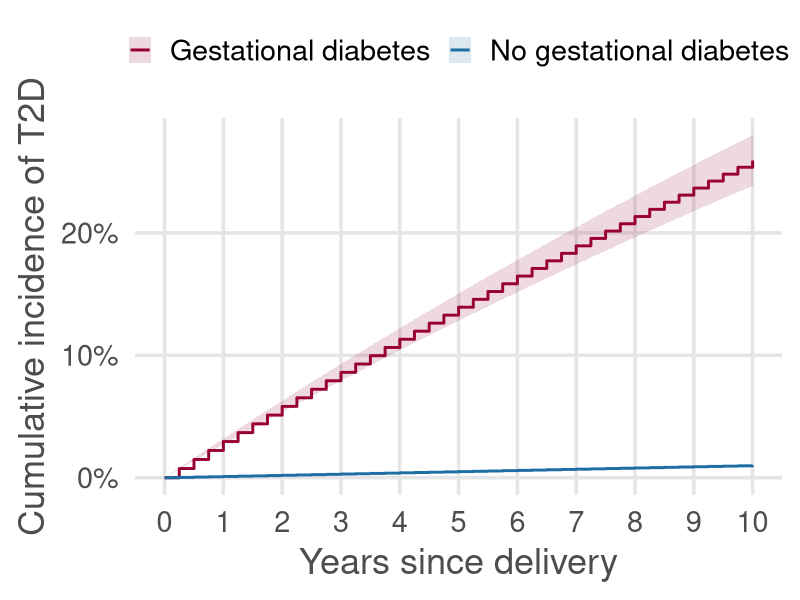
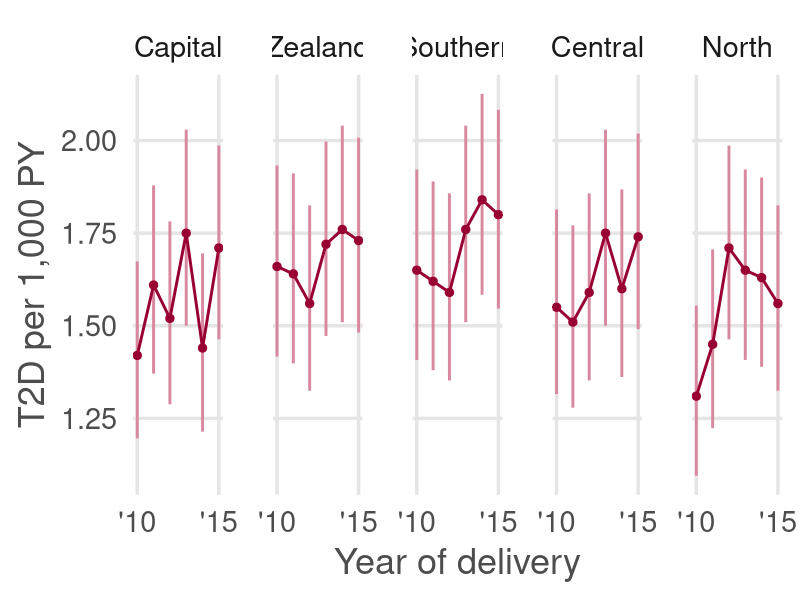
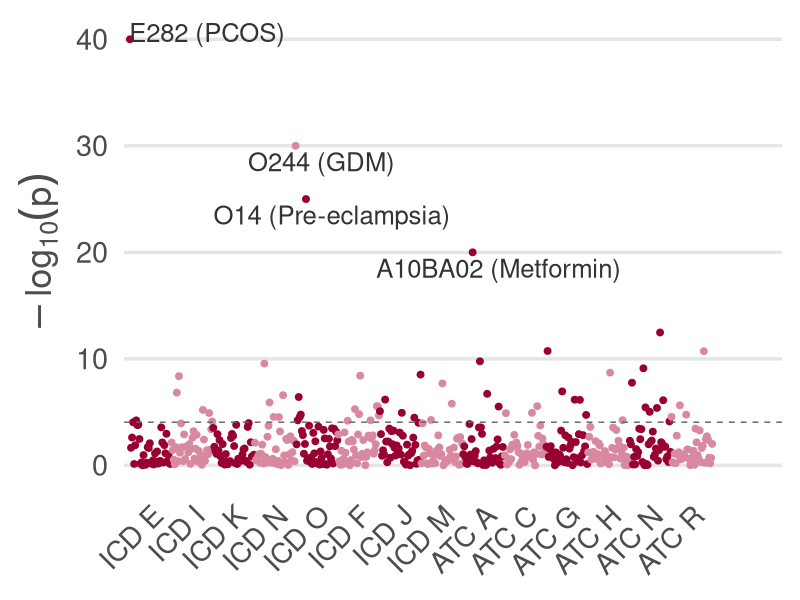
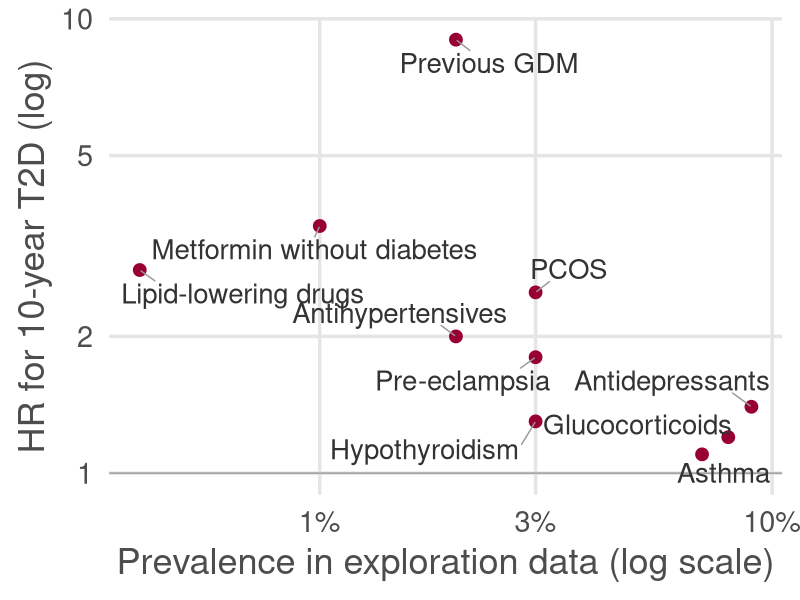
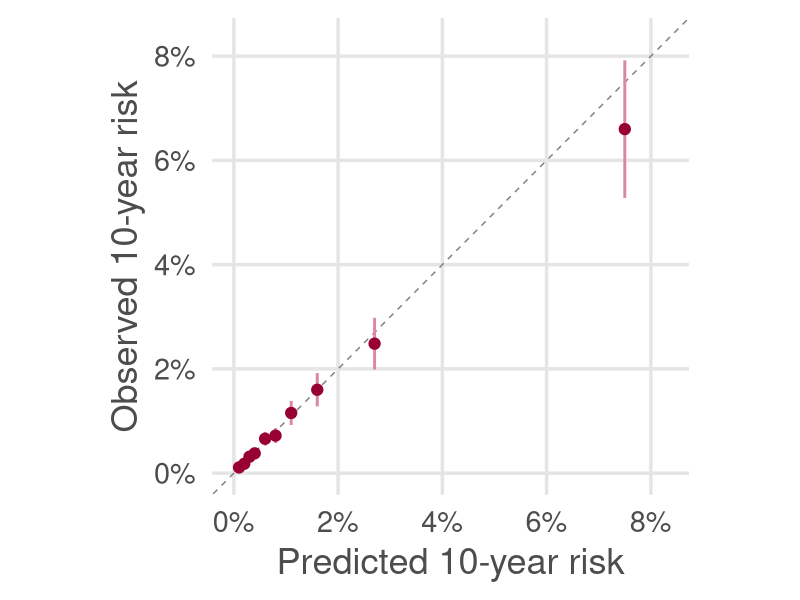
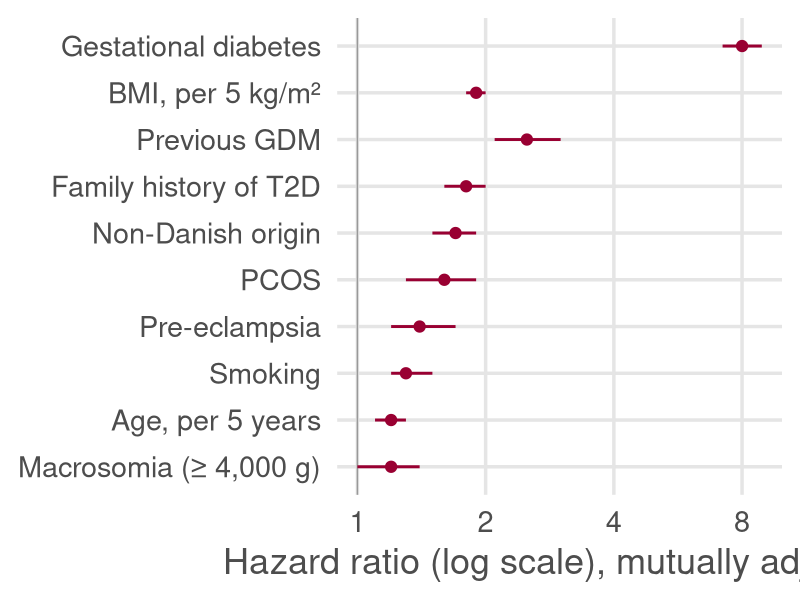
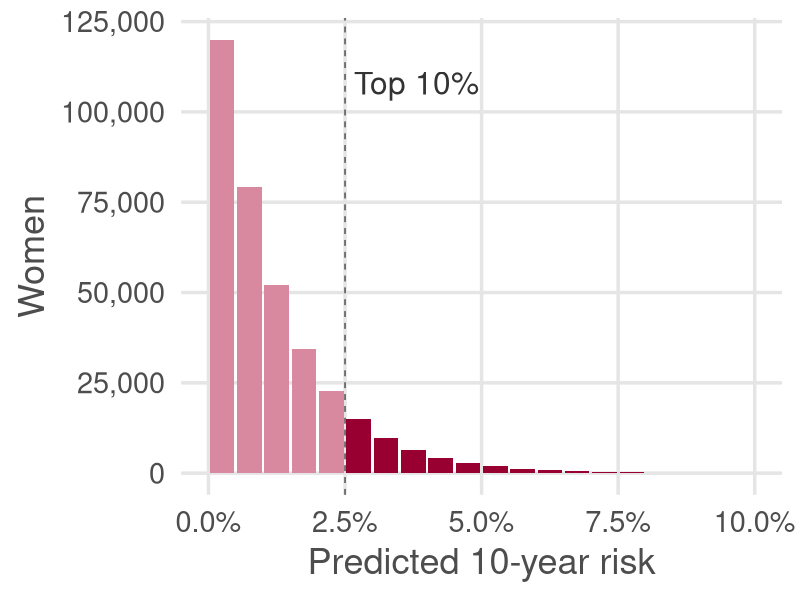

Reproduce these figures in R, in order.
## ---- chunk 1
#| label: setup
#| include: false

# ----------------------------------------------------------------------
# HOW TO ADJUST THIS DECK
#
# Leave a slide out:   add {visibility="hidden"} after its title, e.g.
#                      ## Calibration {visibility="hidden"}
#                      The slide still renders in the file but is skipped in the talk.
#                      To remove it for good, delete everything from its ## line to the next ## line.
#
# Swap in real results: every result slide starts from a small aggregated table, the kind you
#                      can export from DST (remember n < 5 suppression). Replace the tibble(...) or
#                      simulation code in the chunk with readRDS("your_file.rds"), keep the column
#                      names written in the comment, and delete the ::: {.sim-flag} block on that slide.
#
# Add a new result:    copy one of the three TEMPLATE slides at the end of "Preliminary findings"
#                      (figure from file, table from file, plot from an aggregated table), rename the
#                      title, point it at your file, delete {visibility="hidden"} and #| eval: false.
#
# Each result slide is self-contained, so deleting or reordering slides breaks nothing else.
# ----------------------------------------------------------------------

library(dplyr)
library(ggplot2)
library(kableExtra)
library(ggrepel)

# Colours: SDCA red, blue, amber (checked for colour-blind separation)
col_red   <- "#990032"
col_blue  <- "#1d6fa3"
col_amber <- "#c27a12"
col_pink  <- "#d9899f"

theme_wp2 <- theme_minimal(base_size = 26) +
  theme(
    panel.grid.minor = element_blank(),
    panel.grid.major = element_line(colour = "grey90"),
    axis.title = element_text(colour = "grey30"),
    legend.position = "top",
    legend.title = element_blank(),
    plot.title.position = "plot"
  )
theme_set(theme_wp2)

# Same table look as the EASD slides
kbl_wp2 <- function(x, font_size = 26, ...) {
  kbl(x, ...) |>
    kable_styling(bootstrap_options = c("striped", "condensed"),
                  font_size = font_size, full_width = FALSE)
}
## ---- chunk 2
#| label: t-registries
registries <- tibble::tribble(
  ~Registry,                        ~Coverage,                     ~`Used for`,
  "Population register (BEF)",      "CPR 1968; BEF 1980",          "Age, origin, family links",
  "Education, income (UDDA, IND)",  "Annual from 1980",            "Socioeconomic position",
  "Patient Registry (LPR)",         "Outpatient from 1995",        "Diagnoses, GDM, delivery",
  "Medical Birth Register (MFR)",   "1973; BMI from 2003",         "Pregnancy, BMI, newborn",
  "Prescription Registry (LMDB)",   "From 1995",                   "All medication, OSDC",
  "Laboratory Results (RLRR)",      "Regional, Oct 2013-Jul 2015", "HbA1c, lipids, CRP, OGTT",
  "Health Service Registry (SSSY)", "SYSI 1990; SSSY 2006",        "Podiatry in OSDC"
)
kbl_wp2(registries, font_size = 26)
## ---- chunk 3
#| label: t-baseline
# Export from DST: one row per characteristic, already formatted as text
# Columns: Characteristic, Total, `Type 2 diabetes`, `No type 2 diabetes`
tab1 <- tibble::tribble(
  ~Characteristic,                ~Total,             ~`Type 2 diabetes`,  ~`No type 2 diabetes`,
  "Deliveries, n",                "350,000",          "5,000",             "345,000",
  "Age at delivery (years)",      "30.5 (5.0)",       "32.0 (5.5)",        "30.5 (5.0)",
  "BMI, first visit (kg/m²)",     "24.0 (4.5)",       "30.0 (6.0)",        "24.0 (4.5)",
  "Smoking, first visit",         "30,000 (8.6%)",    "700 (14.0%)",       "29,300 (8.5%)",
  "Primiparous",                  "150,000 (42.9%)",  "1,900 (38.0%)",     "148,100 (42.9%)",
  "Gestational diabetes",         "10,000 (2.9%)",    "1,800 (36.0%)",     "8,200 (2.4%)",
  "Pre-eclampsia",                "10,000 (2.9%)",    "300 (6.0%)",        "9,700 (2.8%)",
  "Non-Danish origin",            "60,000 (17.1%)",   "1,600 (32.0%)",     "58,400 (16.9%)"
)

kbl_wp2(tab1, font_size = 26) |>
  column_spec(2:4, extra_css = "white-space: nowrap;") |>
  footnote(general = "Categorical variables: n (%). Continuous variables: mean (SD).",
           general_title = "")
## ---- chunk 4
#| label: t-incidence
# Export from DST: events and person-years by group
inc <- tibble::tribble(
  ~Group,                    ~n,      ~events, ~py,
  "All deliveries",          350000,  5000,    3300000,
  "Gestational diabetes",    10000,   1800,    85000,
  "No gestational diabetes", 340000,  3200,    3215000
)

inc |>
  mutate(
    `Events, n (%)`         = sprintf("%s (%.1f%%)", format(events, big.mark = ","), 100 * events / n),
    `Rate per 1,000 PY`     = sprintf("%.1f", 1000 * events / py),
    `95% CI`                = sprintf("%.1f to %.1f",
                                      1000 * qchisq(0.025, 2 * events) / 2 / py,
                                      1000 * qchisq(0.975, 2 * (events + 1)) / 2 / py),
    n = format(n, big.mark = ",")
  ) |>
  select(Group, n, `Events, n (%)`, `Rate per 1,000 PY`, `95% CI`) |>
  kbl_wp2(font_size = 28, align = "lrrrr")
## ---- chunk 5
#| label: f-cuminc
# Export from DST: cumulative incidence (e.g. Aalen-Johansen with death as competing risk)
# Columns: time (years), group, est, lower, upper
cuminc <- expand.grid(time = seq(0, 10, by = 0.25),
                      group = c("Gestational diabetes", "No gestational diabetes")) |>
  mutate(
    est   = ifelse(group == "Gestational diabetes",
                   1 - exp(-0.030 * time), 1 - exp(-0.001 * time)),
    lower = est * 0.92,
    upper = est * 1.08
  )

ggplot(cuminc, aes(time, est, colour = group, fill = group)) +
  geom_ribbon(aes(ymin = lower, ymax = upper), alpha = 0.15, colour = NA) +
  geom_step(linewidth = 1) +
  scale_colour_manual(values = c(col_red, col_blue)) +
  scale_fill_manual(values = c(col_red, col_blue)) +
  scale_x_continuous(breaks = 0:10) +
  scale_y_continuous(labels = scales::percent) +
  labs(x = "Years since delivery", y = "Cumulative incidence of T2D")
## ---- chunk 6
#| label: f-trend-region
# Export from DST: events and person-years by region and delivery year
# Columns: region, year, events, py
regions <- c("Capital", "Zealand", "Southern", "Central", "North")
set.seed(1)
trend <- expand.grid(region = regions, year = 2010:2015) |>
  mutate(py     = 100000,
         events = rpois(n(), lambda = 150 + 5 * (year - 2010)))

trend |>
  mutate(rate  = 1000 * events / py,
         lower = 1000 * qchisq(0.025, 2 * events) / 2 / py,
         upper = 1000 * qchisq(0.975, 2 * (events + 1)) / 2 / py,
         region = factor(region, levels = regions)) |>
  ggplot(aes(year, rate)) +
  geom_errorbar(aes(ymin = lower, ymax = upper), width = 0, colour = col_pink, linewidth = 1) +
  geom_line(colour = col_red, linewidth = 1) +
  geom_point(colour = col_red, size = 2.5) +
  facet_wrap(~region, nrow = 1) +
  scale_x_continuous(breaks = c(2010, 2015), labels = c("'10", "'15")) +
  theme(panel.spacing = unit(2.5, "lines")) +
  labs(x = "Year of delivery", y = "T2D per 1,000 PY")
## ---- chunk 7
#| label: f-manhattan
# Export from DST: one row per ICD-10 / ATC code from the exploration data
# Columns: code, group (ICD-10 chapter or ATC main group), hr, p
set.seed(2)
groups <- c(paste("ICD", c("E", "I", "K", "N", "O", "F", "J", "M")),
            paste("ATC", c("A", "C", "G", "H", "N", "R")))
screen <- tibble(group = rep(groups, each = 40)) |>
  mutate(code = paste0(sub(".* ", "", group), sprintf("%02d", row_number() %% 100)),
         hr   = exp(rnorm(n(), 0, 0.3)),
         p    = runif(n())^4)
screen$p[c(1, 160, 170, 330)] <- c(1e-40, 1e-30, 1e-25, 1e-20)   # a few strong signals
screen$code[c(1, 160, 170, 330)] <- c("E282 (PCOS)", "O244 (GDM)", "O14 (Pre-eclampsia)", "A10BA02 (Metformin)")

screen <- screen |>
  mutate(group = factor(group, levels = groups),
         pos   = row_number(),
         shade = as.integer(group) %% 2 == 0)
bonf  <- 0.05 / nrow(screen)
axisx <- screen |> group_by(group) |> summarise(mid = mean(pos))

ggplot(screen, aes(pos, -log10(p), colour = shade)) +
  geom_point(size = 2) +
  geom_hline(yintercept = -log10(bonf), linetype = "dashed", colour = "grey40") +
  geom_text_repel(data = filter(screen, p < 1e-15), aes(label = code),
                  colour = "grey20", size = 6.5, nudge_x = 25, direction = "y",
                  segment.colour = "grey60") +
  scale_colour_manual(values = c(col_red, col_pink), guide = "none") +
  scale_x_continuous(breaks = axisx$mid, labels = axisx$group, expand = expansion(mult = c(0.01, 0.12))) +
  labs(x = NULL, y = expression(-log[10](p))) +
  theme(axis.text.x = element_text(angle = 45, hjust = 1),
        panel.grid.major.x = element_blank())
## ---- chunk 8
#| label: f-prev-effect
# Export from DST: candidates left after expert review
# Columns: label, prevalence (proportion), hr
cand <- tibble::tribble(
  ~label,                       ~prevalence, ~hr,
  "Previous GDM",               0.020,       9.0,
  "PCOS",                       0.030,       2.5,
  "Metformin without diabetes", 0.010,       3.5,
  "Pre-eclampsia",              0.030,       1.8,
  "Antihypertensives",          0.020,       2.0,
  "Glucocorticoids",            0.080,       1.2,
  "Antidepressants",            0.090,       1.4,
  "Lipid-lowering drugs",       0.004,       2.8,
  "Asthma",                     0.070,       1.1,
  "Hypothyroidism",             0.030,       1.3
)

ggplot(cand, aes(prevalence, hr)) +
  geom_hline(yintercept = 1, colour = "grey60") +
  geom_point(colour = col_red, size = 4) +
  geom_text_repel(aes(label = label), size = 7, colour = "grey20",
                  box.padding = 0.6, segment.colour = "grey60") +
  scale_x_log10(labels = scales::percent) +
  scale_y_log10(breaks = c(1, 2, 5, 10)) +
  coord_cartesian(clip = "off") +
  labs(x = "Prevalence in exploration data (log scale)",
       y = "HR for 10-year T2D (log)")
## ---- chunk 9
#| label: t-performance
# Export from DST: one row per model, evaluated in the test data
# Columns: Model, brier, brier_lo, brier_hi, auc, auc_lo, auc_hi
perf <- tibble::tribble(
  ~Model,                     ~brier, ~brier_lo, ~brier_hi, ~auc,  ~auc_lo, ~auc_hi,
  "Null model (same risk)",   0.0150, 0.0145,    0.0155,    0.500, NA,      NA,
  "Cox",                      0.0132, 0.0127,    0.0137,    0.840, 0.830,   0.850,
  "LASSO",                    0.0131, 0.0126,    0.0136,    0.845, 0.835,   0.855,
  "Random forest",            0.0134, 0.0129,    0.0139,    0.830, 0.820,   0.840,
  "Super learner",            0.0130, 0.0125,    0.0135,    0.850, 0.840,   0.860
)

null_brier <- perf$brier[1]
perf |>
  mutate(
    `Brier score (95% CI)` = sprintf("%.4f (%.4f-%.4f)", brier, brier_lo, brier_hi),
    `Scaled Brier (IPA)`   = sprintf("%.1f%%", 100 * (1 - brier / null_brier)),
    `AUC (95% CI)`         = ifelse(is.na(auc_lo), sprintf("%.2f", auc),
                                    sprintf("%.2f (%.2f-%.2f)", auc, auc_lo, auc_hi))
  ) |>
  select(Model, `Brier score (95% CI)`, `Scaled Brier (IPA)`, `AUC (95% CI)`) |>
  kbl_wp2(font_size = 26, align = "lrrr") |>
  column_spec(2:4, extra_css = "white-space: nowrap;") |>
  row_spec(5, bold = TRUE) |>
  footnote(general = "IPA: improvement in Brier score over the null model. Higher is better.",
           general_title = "")
## ---- chunk 10
#| label: f-calibration
#| fig-width: 6.5
#| fig-height: 6
# Export from DST: mean predicted and observed 10-year risk by tenth of predicted risk
# Columns: decile, predicted, observed, lower, upper
calib <- tibble(decile = 1:10,
                predicted = c(0.001, 0.002, 0.003, 0.004, 0.006, 0.008, 0.011, 0.016, 0.027, 0.075)) |>
  mutate(observed = predicted * c(1.1, 0.9, 1.05, 0.95, 1.1, 0.9, 1.05, 1.0, 0.92, 0.88),
         lower = observed * 0.8,
         upper = observed * 1.2)

lim <- c(0, max(calib$upper) * 1.05)
ggplot(calib, aes(predicted, observed)) +
  geom_abline(linetype = "dashed", colour = "grey50") +
  geom_errorbar(aes(ymin = lower, ymax = upper), width = 0, colour = col_pink, linewidth = 1) +
  geom_point(colour = col_red, size = 3.5) +
  scale_x_continuous(labels = scales::percent, limits = lim) +
  scale_y_continuous(labels = scales::percent, limits = lim) +
  coord_equal() +
  labs(x = "Predicted 10-year risk", y = "Observed 10-year risk")
## ---- chunk 11
#| label: f-forest
# Export from DST: estimates from the Cox model
# Columns: term, hr, lower, upper
coefs <- tibble::tribble(
  ~term,                            ~hr,  ~lower, ~upper,
  "Gestational diabetes",           8.0,  7.2,    8.9,
  "BMI, per 5 kg/m²",               1.9,  1.8,    2.0,
  "Previous GDM",                   2.5,  2.1,    3.0,
  "Family history of T2D",          1.8,  1.6,    2.0,
  "Non-Danish origin",              1.7,  1.5,    1.9,
  "PCOS",                           1.6,  1.3,    1.9,
  "Pre-eclampsia",                  1.4,  1.2,    1.7,
  "Smoking",                        1.3,  1.2,    1.5,
  "Age, per 5 years",               1.2,  1.1,    1.3,
  "Macrosomia (≥ 4,000 g)",         1.2,  1.0,    1.4
) |>
  mutate(term = factor(term, levels = rev(term)))

ggplot(coefs, aes(hr, term)) +
  geom_vline(xintercept = 1, colour = "grey60") +
  geom_errorbarh(aes(xmin = lower, xmax = upper), height = 0, colour = col_red, linewidth = 1) +
  geom_point(colour = col_red, size = 3.5) +
  scale_x_log10(breaks = c(1, 2, 4, 8)) +
  labs(x = "Hazard ratio (log scale), mutually adjusted", y = NULL)
## ---- chunk 12
#| label: f-risk-dist
#| fig-width: 6
#| fig-height: 5.5
# Export from DST: number of women per bin of predicted 10-year risk (0.5%-point bins)
# Columns: risk_bin (lower edge), n
riskdist <- tibble(risk_bin = seq(0, 0.195, by = 0.005)) |>
  mutate(n = round(120000 * exp(-risk_bin / 0.012)))
cut_top10 <- 0.025   # predicted risk at the 90th percentile

ggplot(riskdist, aes(risk_bin + 0.0025, n, fill = risk_bin >= cut_top10)) +
  geom_col(width = 0.0045) +
  geom_vline(xintercept = cut_top10, linetype = "dashed", colour = "grey30") +
  annotate("text", x = cut_top10, y = max(riskdist$n) * 0.9, label = " Top 10%",
           hjust = 0, size = 8, colour = "grey20") +
  scale_fill_manual(values = c(col_pink, col_red), guide = "none") +
  scale_x_continuous(labels = scales::percent, limits = c(0, 0.10)) +
  scale_y_continuous(labels = scales::comma) +
  labs(x = "Predicted 10-year risk", y = "Women")
## ---- chunk 13
#| label: t-capture
# Export from DST: performance at risk cut-offs in the test data
# Columns: Group, flagged, captured, ppv
capture <- tibble::tribble(
  ~`Highest risk`, ~`Cases captured`, ~`PPV`,
  "Top 5%",        "45%",             "13%",
  "Top 10%",       "60%",             "9%",
  "Top 20%",       "75%",             "6%"
)
kbl_wp2(capture, font_size = 26, align = "lrr")
